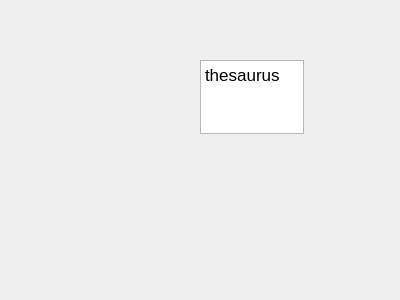
<?xml version="1.0" encoding="UTF-8"?>
<ui version="4.0">
 <class>Form</class>
 <widget class="QWidget" name="Form">
  <property name="geometry">
   <rect>
    <x>0</x>
    <y>0</y>
    <width>400</width>
    <height>300</height>
   </rect>
  </property>
  <property name="windowTitle">
   <string>Form</string>
  </property>
  <widget class="QTextEdit" name="textEdit">
   <property name="geometry">
    <rect>
     <x>200</x>
     <y>60</y>
     <width>104</width>
     <height>74</height>
    </rect>
   </property>
   <property name="html">
    <string>&lt;!DOCTYPE HTML PUBLIC &quot;-//W3C//DTD HTML 4.0//EN&quot; &quot;http://www.w3.org/TR/REC-html40/strict.dtd&quot;&gt;
&lt;html&gt;&lt;head&gt;&lt;meta name=&quot;qrichtext&quot; content=&quot;1&quot; /&gt;&lt;meta charset=&quot;utf-8&quot; /&gt;&lt;style type=&quot;text/css&quot;&gt;
p, li { white-space: pre-wrap; }
hr { height: 1px; border-width: 0; }
&lt;/style&gt;&lt;/head&gt;&lt;body style=&quot; font-family:'.AppleSystemUIFont'; font-size:13pt; font-weight:400; font-style:normal;&quot;&gt;
&lt;p style=&quot; margin-top:0px; margin-bottom:0px; margin-left:0px; margin-right:0px; -qt-block-indent:0; text-indent:0px;&quot;&gt;thesaurus&lt;/p&gt;&lt;/body&gt;&lt;/html&gt;</string>
   </property>
  </widget>
 </widget>
 <resources/>
 <connections/>
</ui>
